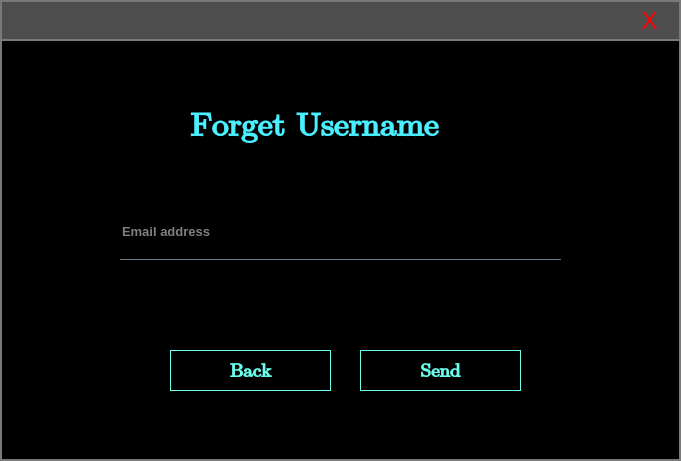
<?xml version="1.0" encoding="UTF-8"?>
<ui version="4.0">
 <class>forget_username</class>
 <widget class="QMainWindow" name="forget_username">
  <property name="geometry">
   <rect>
    <x>0</x>
    <y>0</y>
    <width>681</width>
    <height>461</height>
   </rect>
  </property>
  <property name="windowTitle">
   <string>MainWindow</string>
  </property>
  <property name="styleSheet">
   <string notr="true">background-color: rgb(0, 0, 0);
border:2px solid rgb(121, 121, 121);</string>
  </property>
  <widget class="QWidget" name="centralwidget">
   <widget class="QLabel" name="label">
    <property name="geometry">
     <rect>
      <x>0</x>
      <y>0</y>
      <width>681</width>
      <height>41</height>
     </rect>
    </property>
    <property name="styleSheet">
     <string notr="true">background-color: rgb(77, 77, 77);
border:2px solid rgb(121, 121, 121);
</string>
    </property>
    <property name="text">
     <string/>
    </property>
   </widget>
   <widget class="QPushButton" name="pushButton">
    <property name="geometry">
     <rect>
      <x>615</x>
      <y>0</y>
      <width>69</width>
      <height>41</height>
     </rect>
    </property>
    <property name="font">
     <font>
      <pointsize>18</pointsize>
     </font>
    </property>
    <property name="styleSheet">
     <string notr="true">QPushButton{
	color: rgb(255, 0, 0);
	background-color:rgba(0,0,0,0);
	border:none;
}
QPushButton:hover{
	background-color:rgb(255,0,0);
	color:rgb(255,255,255);
}</string>
    </property>
    <property name="text">
     <string>X</string>
    </property>
   </widget>
   <widget class="QLabel" name="label_2">
    <property name="geometry">
     <rect>
      <x>190</x>
      <y>100</y>
      <width>321</width>
      <height>51</height>
     </rect>
    </property>
    <property name="font">
     <font>
      <family>Cambria Math</family>
      <pointsize>25</pointsize>
      <weight>75</weight>
      <bold>true</bold>
     </font>
    </property>
    <property name="styleSheet">
     <string notr="true">color: rgb(74, 240, 255);
background-color:rgba(0,0,0,0);
border:none;</string>
    </property>
    <property name="text">
     <string>Forget Username</string>
    </property>
   </widget>
   <widget class="QLineEdit" name="lineEdit">
    <property name="geometry">
     <rect>
      <x>120</x>
      <y>210</y>
      <width>441</width>
      <height>51</height>
     </rect>
    </property>
    <property name="font">
     <font>
      <pointsize>10</pointsize>
      <weight>75</weight>
      <bold>true</bold>
     </font>
    </property>
    <property name="styleSheet">
     <string notr="true">background-color:rgba(0,0,0,0);
border:none;
border-bottom:2px solid rgba(105,118,132,255);
color: rgb(255, 255, 255);
padding-bottom:7px;</string>
    </property>
    <property name="echoMode">
     <enum>QLineEdit::Normal</enum>
    </property>
    <property name="cursorPosition">
     <number>0</number>
    </property>
    <property name="alignment">
     <set>Qt::AlignLeading|Qt::AlignLeft|Qt::AlignVCenter</set>
    </property>
    <property name="dragEnabled">
     <bool>false</bool>
    </property>
    <property name="readOnly">
     <bool>false</bool>
    </property>
    <property name="placeholderText">
     <string>Email address</string>
    </property>
    <property name="cursorMoveStyle">
     <enum>Qt::VisualMoveStyle</enum>
    </property>
    <property name="clearButtonEnabled">
     <bool>false</bool>
    </property>
   </widget>
   <widget class="QPushButton" name="pushButton_2">
    <property name="geometry">
     <rect>
      <x>360</x>
      <y>350</y>
      <width>161</width>
      <height>41</height>
     </rect>
    </property>
    <property name="font">
     <font>
      <family>Cambria Math</family>
      <pointsize>14</pointsize>
      <weight>75</weight>
      <bold>true</bold>
     </font>
    </property>
    <property name="styleSheet">
     <string notr="true">QPushButton{
	color: rgb(108, 255, 238);
	border:1px solid rgb(108,255,238);
}
QPushButton:hover{
	background-color:rgb(108,255,238);
	color:rgb(0,0,0);
}</string>
    </property>
    <property name="text">
     <string>Send</string>
    </property>
   </widget>
   <widget class="QPushButton" name="pushButton_3">
    <property name="geometry">
     <rect>
      <x>170</x>
      <y>350</y>
      <width>161</width>
      <height>41</height>
     </rect>
    </property>
    <property name="font">
     <font>
      <family>Cambria Math</family>
      <pointsize>14</pointsize>
      <weight>75</weight>
      <bold>true</bold>
     </font>
    </property>
    <property name="styleSheet">
     <string notr="true">QPushButton{
	color: rgb(108, 255, 238);
	border:1px solid rgb(108,255,238);
}
QPushButton:hover{
	background-color:rgb(108,255,238);
	color:rgb(0,0,0);
}</string>
    </property>
    <property name="text">
     <string>Back</string>
    </property>
   </widget>
   <widget class="QLabel" name="label_3">
    <property name="geometry">
     <rect>
      <x>120</x>
      <y>260</y>
      <width>441</width>
      <height>31</height>
     </rect>
    </property>
    <property name="font">
     <font>
      <pointsize>9</pointsize>
     </font>
    </property>
    <property name="styleSheet">
     <string notr="true">color: rgb(255, 0, 0);
border:none;</string>
    </property>
    <property name="text">
     <string/>
    </property>
   </widget>
  </widget>
 </widget>
 <resources/>
 <connections/>
</ui>
